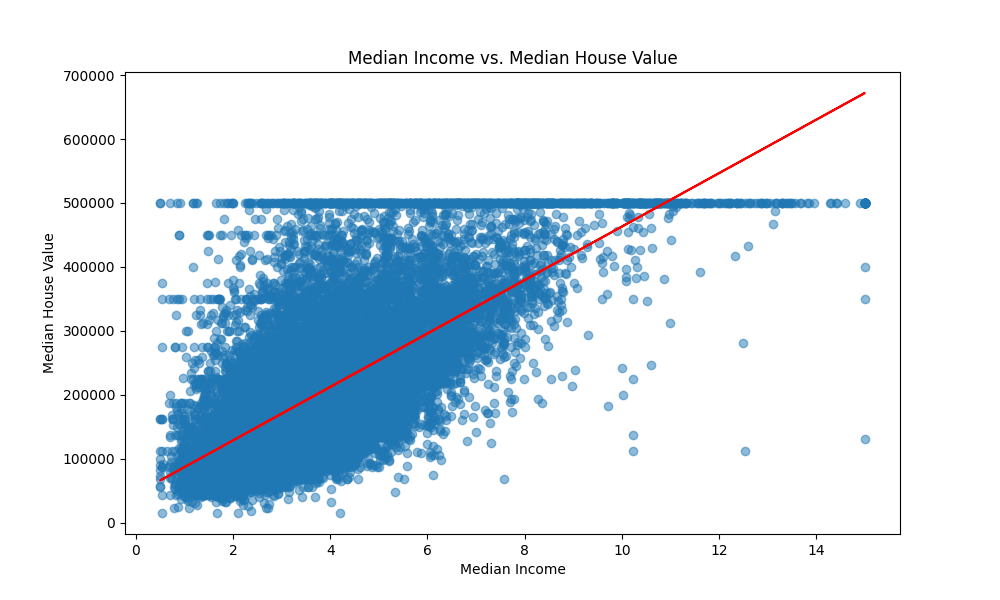

Source code (Python):
import pandas as pd
import statsmodels.api as sm
import matplotlib.pyplot as plt
import sys

# sys.argv[1] path
# sys.argv[2] Independent variable
# sys.argv[3] Dependent variable

# Load the data from a local CSV file
file_path = sys.argv[1]  # Replace with the path to your CSV file
housing_data = pd.read_csv(file_path, delimiter=',')

# Prepare the independent and dependent variables
X = housing_data[sys.argv[2]]  # Independent variable
y = housing_data[sys.argv[3]]  # Dependent variable

# Add a constant to the model (intercept)
X_with_constant = sm.add_constant(X)

# Perform the linear regression
model = sm.OLS(y, X_with_constant).fit()

# Plotting
plt.figure(figsize=(10, 6))
plt.scatter(X, y, alpha=0.5)  # Scatter plot of the data
plt.plot(X, model.predict(X_with_constant), color='red')  # Regression line
plt.title('Median Income vs. Median House Value')
plt.xlabel('Median Income')
plt.ylabel('Median House Value')
#plt.show()
plt.savefig('ols.png')

print(model.summary())
